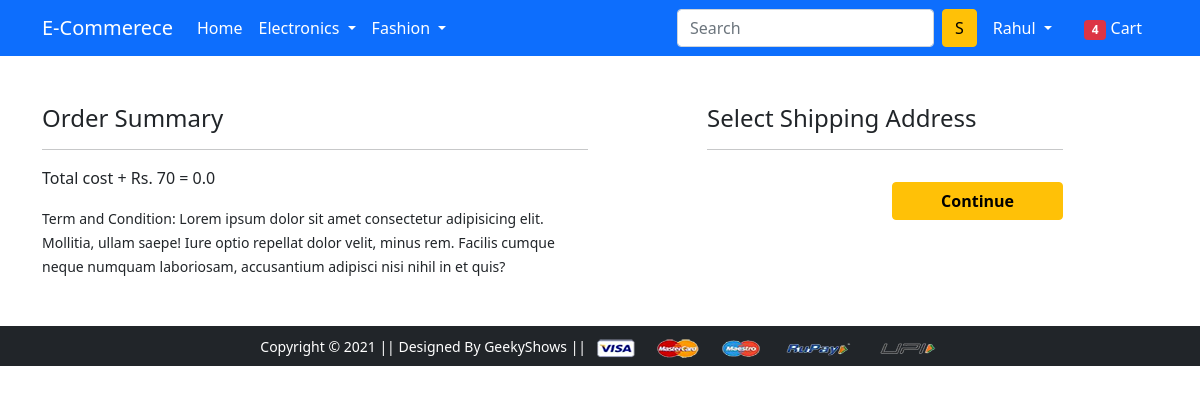
/checkout/ (signed in), run on an earlier commit of the app's database.
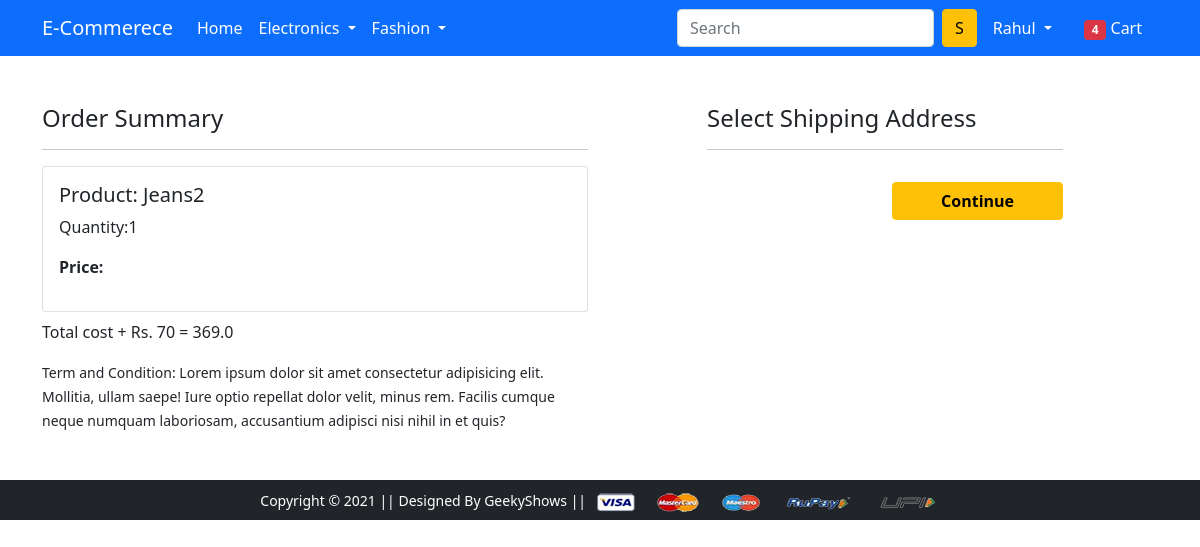
And on a later commit of the database.
### app/models.py (models this page shows, shortened)
class Cart(models.Model):
    user = models.ForeignKey(User, on_delete=models.CASCADE)
    product = models.ForeignKey(Product, on_delete=models.CASCADE)
    quantity = models.PositiveIntegerField(default=1)

class Product(models.Model):
    title = models.CharField(max_length=100)
    selling_price = models.FloatField()
    discount_price = models.FloatField()
    description = models.TextField()
    brand = models.CharField(max_length=100)
    category = models.CharField(choices = CATEGORY_CHOICES,max_length=2)
    product_image = models.ImageField(upload_to='productimg')

### app/views.py (the view)
# urls.py: path('checkout/', views.checkout, name='checkout'),
@login_required
def checkout(request):
    user = request.user
    add = Customer.objects.filter(user=user)
    cart_items = Cart.objects.filter(user=user)
    amount = 0.0
    shipping_amount = 70.0
    totalamount = 0.0
    cart_product = [p for p in Cart.objects.all() if p.user==request.user]
    if cart_product:
        for p in cart_product:
            tempamount = (p.quantity * p.product.discount_price)
            amount += tempamount
            totalamount = amount + shipping_amount
    return render(request, 'app/checkout.html',{'add':add, 'totalamount':totalamount,'cart_items':cart_items})

### app/templates/app/checkout.html (shortened to what this page needs)
{% extends 'app/base.html' %}
{% load static %}
{% block main-content %}
<div class="container">
 <div class="row mt-5">
  <div class="col-sm-6">
    <h4>Order Summary</h4>
    <hr>
    {% for item in cart_items %}
      <div class="card mb-2">
        <div class="card-body">
          <h5>Product: {{item.product.title}}</h5>
          <p>Quantity:{{item.quantity}}</p>
          <p class="fw-bold">Price: {{item.total_cost}}</p>
        </div>
      </div>
      {% endfor %}
      <p>Total cost + Rs. 70 = {{totalamount}}</p>
    <small>Term and Condition: Lorem ipsum dolor sit amet consectetur adipisicing elit. Mollitia, ullam saepe! Iure optio repellat dolor velit, minus rem. Facilis cumque neque numquam laboriosam, accusantium adipisci nisi nihil in et quis?</small>
  </div>
  <div class="col-sm-4 offset-sm-1">
    <h4>Select Shipping Address</h4>
    <hr>
    <form action="/paymentdone">
        <div class="text-end">
          <button type="submit" class="btn btn-warning mt-3 px-5 fw-bold">Continue</button>
        </div>
      </form>
    </div>
  </div>
</div>
{% endblock main-content %}

What changed in the data, as far as the page shows it:
added Cart: product "Jeans2", quantity "1"
Also different on the page:
{{ totalamount }}: "0.0" → "369.0"
